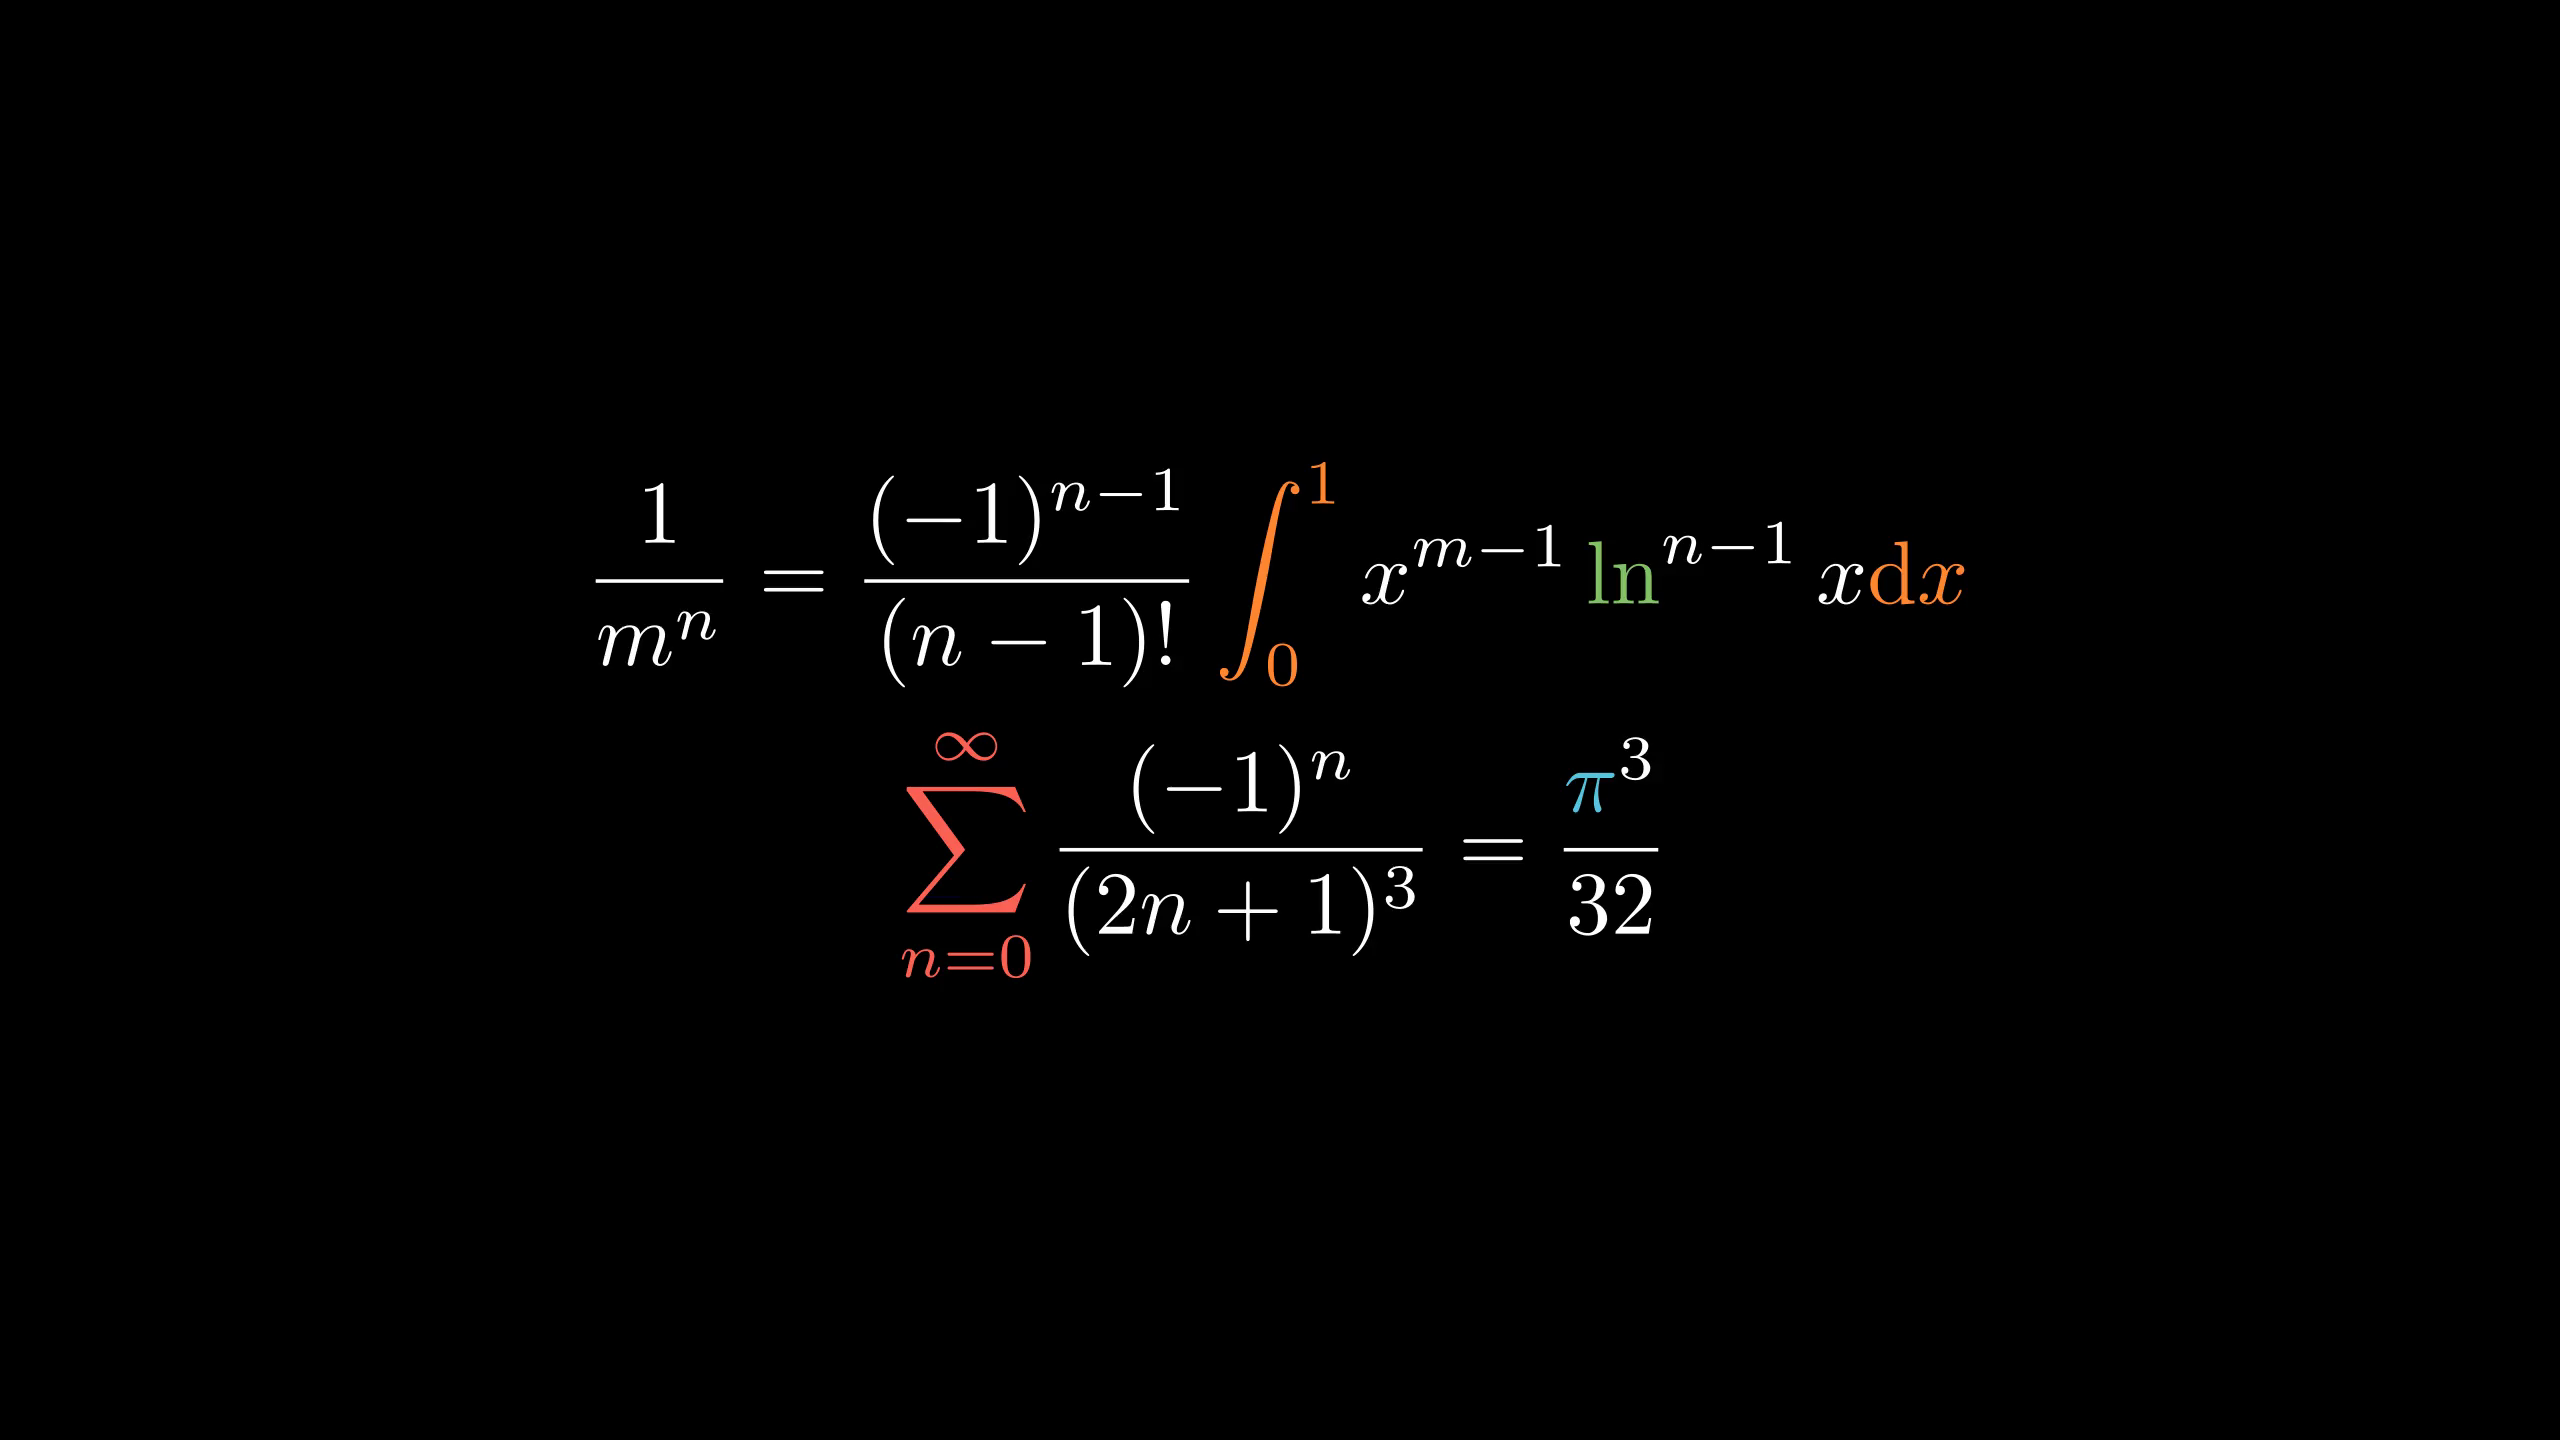

Python code for this plot:
from manimlib.imports import *

class FooScene(Scene):
    def construct(self):
        eqn=TexMobject(r"{1\over m^n}={(-1)^{n-1}\over(n-1)!}\int_0^1x^{m-1}\ln^{n-1}x\mathrm dx",
                tex_to_color_map={r"\int_0^1":ORANGE,r"\mathrm dx":ORANGE,r"\ln":GREEN})
        eqn2=TexMobject(r"\sum_{n=0}^\infty{(-1)^n\over(2n+1)^3}={\pi^3\over32}",
                tex_to_color_map={
                    r"\sum_{n=0}^\infty":RED,
                    r"\pi":BLUE
                })
        self.add(VGroup(eqn,eqn2).arrange(DOWN))
        self.wait()
